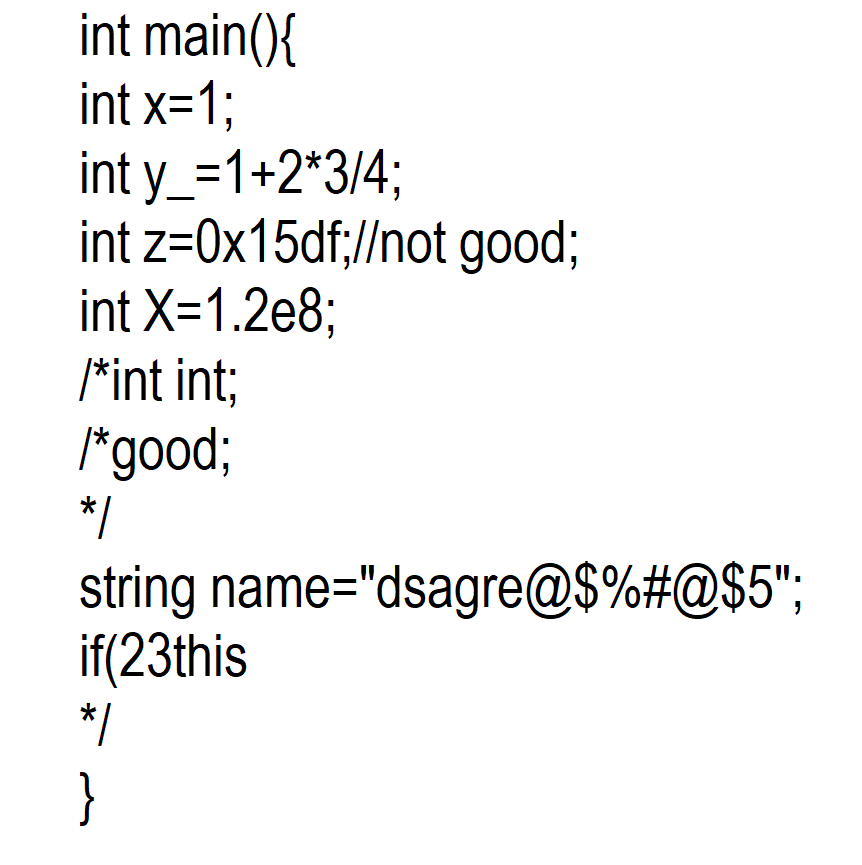
#> input picture flex/photo/img.png, 862 x 865 px, found by its file name
$ python photo.py
#> lines starting #> are read from the running program, lines starting #| are printed output that depends on the picture
from PIL import Image
from PIL import ImageEnhance
import pytesseract

# 打开图片文件
img = Image.open('/home/jagger/Desktop/compiler-front/flex/photo/img.png')
#> img is the input picture: PIL image 862x865 RGB; mean R, G, B 244, 244, 244

# 将图片转换为RGB模式，确保图片兼容性
img = img.convert('RGB')  # 这里也可以尝试使用L（灰度模式）

# 创建颜色增强器对象
enhancer = ImageEnhance.Color(img)

# 去色处理，将图片转换为黑白图像
enhancer = enhancer.enhance(0)
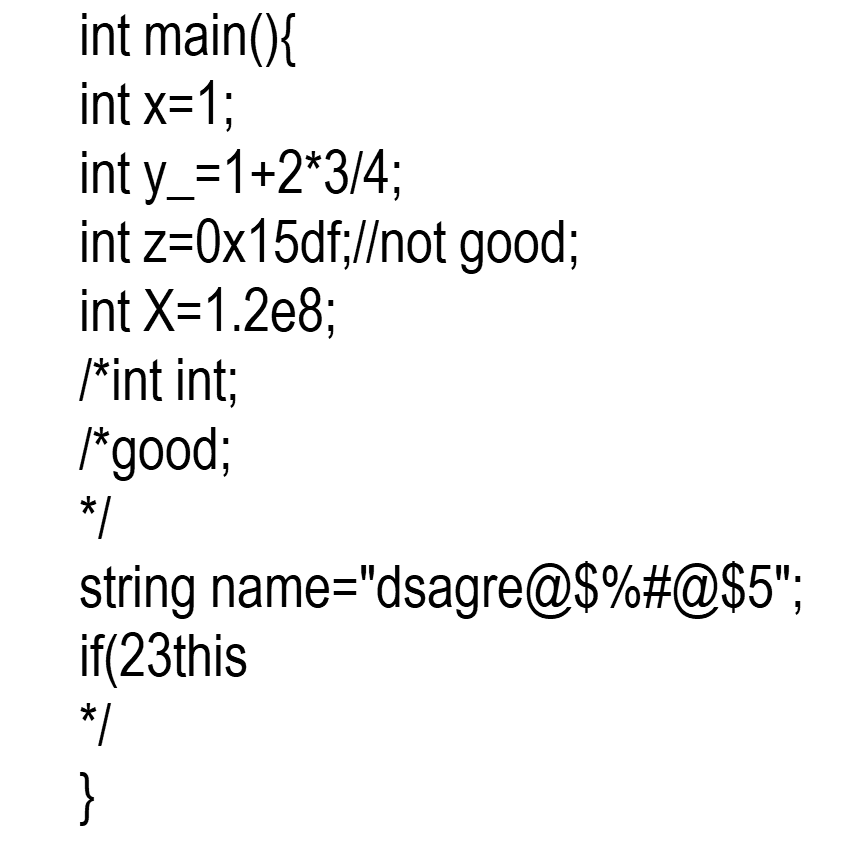
#> enhancer: PIL image 862x865 RGB; min 0, max 255, mean 244

# 创建亮度增强器对象
enhancer = ImageEnhance.Brightness(enhancer)

# 提高图片亮度，使图片更亮
enhancer = enhancer.enhance(2)

# 创建对比度增强器对象
enhancer = ImageEnhance.Contrast(enhancer)

# 增加图片对比度，使图片中的字符更加清晰
enhancer = enhancer.enhance(8)

# 创建锐化增强器对象
enhancer = ImageEnhance.Sharpness(enhancer)

# 大幅提高图片的锐度，以更好地识别文本
img = enhancer.enhance(20)

# 使用pytesseract库从处理后的图片中提取文本
#> (the run stopped early here; a loop or call above may not have finished)
